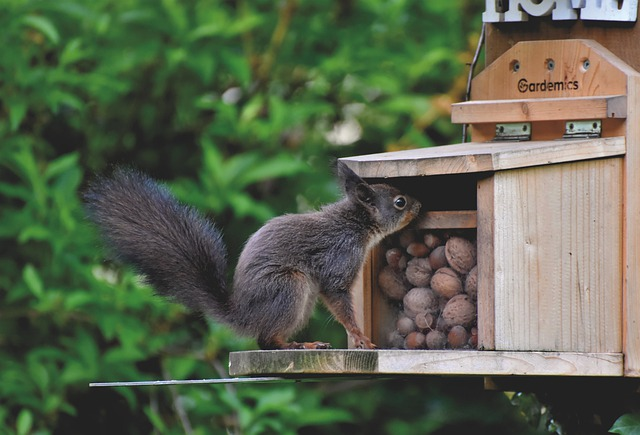
#> input picture uploads/1.jpg, 640 x 435 px
$ python -i location_analyzer.py   (imports and definitions only)
#> lines starting #> are read from the running program, lines starting #| are printed output that depends on the picture; after the words box and inside, x2 and y2 are one past the last pixel; in counts of white or black regions, pixels touching at a corner belong together
import cv2
import numpy as np
from PIL import Image
from PIL.ExifTags import TAGS, GPSTAGS
import easyocr

# Set up multiple OCR readers for different languages
# [17 lines not run here, left out]


def analyze_location(input_path, output_path):

    # Load the image
#> called with input_path = '../uploads/1.jpg', output_path = 'out.png'
    img = cv2.imread(input_path)
#> img is the input picture: shape (435, 640, 3); mean B, G, R 78.8, 101, 91.1
    if img is None:
        raise ValueError("Could not read image")

    original_shape = img.shape
    output_img = img.copy()

    # Set up our results dictionary
    results = {
        'dimensions': f"{original_shape[1]}x{original_shape[0]}",
        'exif_data': {},
        'architecture': {},
        'vegetation': {},
        'text_analysis': {},
        'color_palette': {},
        'climate_indicators': {},
        'objects_detected': {},
        'road_features': {},
        'probable_regions': []
    }

    # Run all our analysis functions
    results['exif_data'] = _extract_gps_data(input_path)  # Check for GPS in metadata
    results['architecture'] = _analyze_architecture(img)  # Look at buildings
    results['vegetation'] = _analyze_vegetation(img)  # Check plants/greenery
    results['text_analysis'] = _analyze_text(img)  # Read any text/signs
    results['color_palette'] = _analyze_color_palette(img)  # Analyze colors
    results['climate_indicators'] = _analyze_climate(img)  # Check sky/weather
    results['objects_detected'] = _detect_location_objects(img)  # Find objects
    results['road_features'] = _analyze_road_features(img)  # Look at roads
    results['probable_regions'] = _predict_regions(results)  # Make our guess!

    # Create a cool annotated version of the image
    output_img = _create_annotated_image(img, results)
    cv2.imwrite(output_path, output_img)

    return results


def _extract_gps_data(image_path):
#> called with image_path = '../uploads/1.jpg'
    try:
        image = Image.open(image_path)
        exif = image._getexif()
#> exif = 10 items

        if not exif:
            return {'has_gps': False, 'message': 'No EXIF data found'}

        gps_data = {}
        for tag, value in exif.items():
            tag_name = TAGS.get(tag, tag)
            if tag_name == 'GPSInfo':
                for gps_tag in value:
                    gps_tag_name = GPSTAGS.get(gps_tag, gps_tag)
                    gps_data[gps_tag_name] = value[gps_tag]
#> this loop made 10 passes
#> (tag, value, tag_name) on passes 1, 2, 4, 5, 7, 8, 9: (272, 'NIKON D7200', 'Model'), (34665, 100, 'ExifOffset'), (271, 'NIKON CORPORATION', 'Make'), (36867, '2020:05:22 08:10:20', 'DateTimeOriginal'), (42036, '70-300mm f/4.5-5.6', 'LensModel'), (34855, 1600, 'ISOSpeedRatings'), (37385, 24, 'Flash')
#> after the loop, gps_data = 0 items

        if gps_data:
            return {
                'has_gps': True,
                'data': gps_data,
                'message': 'GPS coordinates found in EXIF'
            }
        else:
            return {'has_gps': False, 'message': 'No GPS data in EXIF'}

    except Exception as e:
        return {'has_gps': False, 'message': f'Error reading EXIF: {str(e)}'}


def _analyze_architecture(img):
    gray = cv2.cvtColor(img, cv2.COLOR_BGR2GRAY)

    # Find edges (buildings have lots of straight lines)
    edges = cv2.Canny(gray, 50, 150)
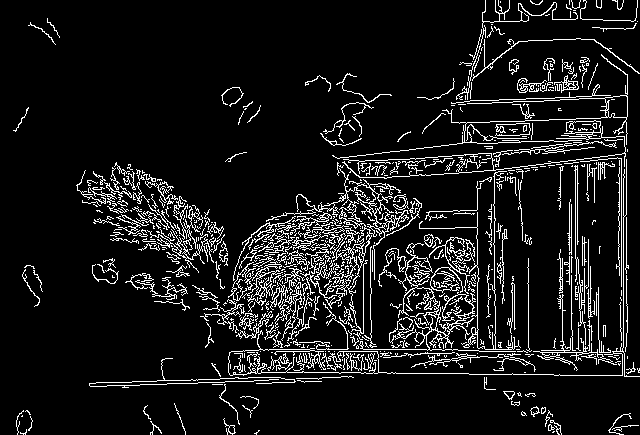
#> edges: shape (435, 640); 9.5% white in thin lines or dots

    # Detect lines - buildings are full of them!
    lines = cv2.HoughLinesP(edges, 1, np.pi/180, threshold=100, minLineLength=100, maxLineGap=10)
#> lines = 79 rows, first 6: [255, 299, 404, 150], [276, 351, 384, 351], [623, 352, 623, 174], [90, 386, 294, 379], [347, 348, 599, 352], [250, 377, 374, 253]

    vertical_lines = 0
    horizontal_lines = 0

    if lines is not None:
        for line in lines:
            x1, y1, x2, y2 = line[0]
            angle = np.abs(np.arctan2(y2 - y1, x2 - x1) * 180 / np.pi)

            # Horizontal lines
            if angle < 10 or angle > 170:
                horizontal_lines += 1
            # Vertical lines
            elif 80 < angle < 100:
                vertical_lines += 1
#> this loop made 79 passes
#> (x1, y1, x2, y2, angle) on passes 1 to 8: (255, 299, 404, 150, 45), (276, 351, 384, 351, 0), (623, 352, 623, 174, 90), (90, 386, 294, 379, 1.97), (347, 348, 599, 352, 0.909), (250, 377, 374, 253, 45), (87, 180, 222, 227, 19.2), (621, 300, 621, 154, 90)
#> after the loop, horizontal_lines = 24; vertical_lines = 10

    # More lines = more buildings
    total_lines = vertical_lines + horizontal_lines
#> total_lines = 34

    if total_lines > 200:
        style = "Dense Urban"
        confidence = 75
    elif total_lines > 100:
        style = "Suburban/Mixed"
        confidence = 65
    elif total_lines > 50:
        style = "Rural/Low-density"
        confidence = 60
    else:
        style = "Natural/Minimal structures"
        confidence = 55

    return {
        'style': style,
        'confidence': confidence,
        'vertical_lines': int(vertical_lines),
        'horizontal_lines': int(horizontal_lines),
        'structure_density': 'High' if total_lines > 150 else 'Medium' if total_lines > 50 else 'Low'
    }


def _analyze_vegetation(img):
    hsv = cv2.cvtColor(img, cv2.COLOR_BGR2HSV)
#> hsv: shape (435, 640, 3); mean H, S, V 53.5, 72.2, 107.9

    # Define what counts as "green" (vegetation)
    lower_green = np.array([35, 40, 40])
    upper_green = np.array([85, 255, 255])
    green_mask = cv2.inRange(hsv, lower_green, upper_green)
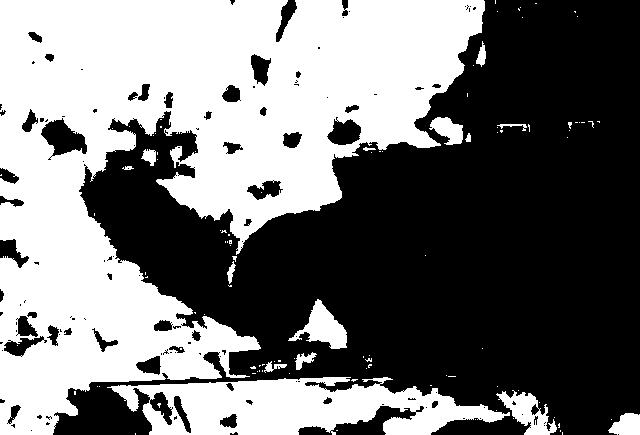
#> green_mask: shape (435, 640); 45.6% white; 106 white regions (91 under 20 px), largest, box (x1, y1, x2, y2) and area: (0, 0, 485, 435) 107927, (107, 377, 510, 435) 14201, (288, 299, 347, 349) 1306

    # Count green pixels
    green_pixels = np.sum(green_mask > 0)
#> green_pixels = 126954
    total_pixels = img.shape[0] * img.shape[1]
    vegetation_percentage = (green_pixels / total_pixels) * 100
#> vegetation_percentage = 45.6

    # Check how "lush" the green is (bright green vs dull green)
    if vegetation_percentage > 0:
        green_regions = cv2.bitwise_and(hsv, hsv, mask=green_mask)
#> green_regions: shape (435, 640, 3); mean H, S, V 25.2, 49, 43
        avg_saturation = np.mean(green_regions[green_mask > 0][:, 1]) if green_pixels > 0 else 0
#> avg_saturation = 107.5
    else:
        avg_saturation = 0

    # Guess the climate based on vegetation
    if vegetation_percentage > 40 and avg_saturation > 100:
        climate = "Tropical/Subtropical"
    elif vegetation_percentage > 25:
        climate = "Temperate"
    elif vegetation_percentage > 10:
        climate = "Mediterranean/Semi-arid"
    else:
        climate = "Arid/Desert or Urban"

    return {
        'coverage_percentage': round(vegetation_percentage, 2),
        'climate_zone': climate,
        'vegetation_density': 'Dense' if vegetation_percentage > 30 else 'Moderate' if vegetation_percentage > 15 else 'Sparse',
        'lushness': 'High' if avg_saturation > 100 else 'Medium' if avg_saturation > 50 else 'Low'
    }


def _analyze_text(img):
    try:
        if not READERS_AVAILABLE:
            return {
                'text_detected': False,
                'script': 'OCR unavailable',
                'region_hint': 'EasyOCR not initialized',
                'sample_text': 'OCR unavailable',
                'detected_languages': []
            }

        # Try reading text with all our OCR readers
        all_results = []

        # Start with the main reader (English, Hindi, Russian)
        try:
            results_primary = reader_primary.readtext(img)
            all_results.extend(results_primary)
        except:
            pass

        # If we didn't find much text, try the other language readers
        if len(all_results) < 3:
            try:
                results_chinese = reader_chinese.readtext(img)
                all_results.extend(results_chinese)
            except:
                pass

            try:
                results_arabic = reader_arabic.readtext(img)
                all_results.extend(results_arabic)
            except:
                pass

            try:
                results_japanese = reader_japanese.readtext(img)
                all_results.extend(results_japanese)
            except:
                pass

            try:
                results_korean = reader_korean.readtext(img)
                all_results.extend(results_korean)
            except:
                pass

        if not all_results:
            return {
                'text_detected': False,
                'script': 'None',
                'region_hint': 'No text detected',
                'sample_text': 'No text detected',
                'detected_languages': []
            }

        # Combine all the text we found
        full_text = ' '.join([result[1] for result in all_results])

        detected_scripts = set()
        detected_languages = []

        # Check Unicode ranges to identify scripts
        has_devanagari = any(0x0900 <= ord(char) <= 0x097F for char in full_text)  # Hindi
        has_bengali = any(0x0980 <= ord(char) <= 0x09FF for char in full_text)
        has_tamil = any(0x0B80 <= ord(char) <= 0x0BFF for char in full_text)
        has_telugu = any(0x0C00 <= ord(char) <= 0x0C7F for char in full_text)
        has_gujarati = any(0x0A80 <= ord(char) <= 0x0AFF for char in full_text)
        has_kannada = any(0x0C80 <= ord(char) <= 0x0CFF for char in full_text)
        has_malayalam = any(0x0D00 <= ord(char) <= 0x0D7F for char in full_text)

        # Other major scripts
        has_cyrillic = any(0x0400 <= ord(char) <= 0x04FF for char in full_text)  # Russian
        has_arabic = any(0x0600 <= ord(char) <= 0x06FF for char in full_text)
        has_chinese = any(0x4E00 <= ord(char) <= 0x9FFF for char in full_text)
        has_japanese_hiragana = any(0x3040 <= ord(char) <= 0x309F for char in full_text)
        has_japanese_katakana = any(0x30A0 <= ord(char) <= 0x30FF for char in full_text)
        has_korean = any(0xAC00 <= ord(char) <= 0xD7AF for char in full_text)
        has_thai = any(0x0E00 <= ord(char) <= 0x0E7F for char in full_text)

        script = "Latin"
        region_hint = "Western countries/Global"

        # Check Indian scripts first
        if has_devanagari:
            detected_scripts.add("Devanagari (Hindi/Marathi/Nepali)")
            detected_languages.append("Hindi")
            script = "Devanagari"
            region_hint = "India (North/Central), Nepal"

        if has_bengali:
            detected_scripts.add("Bengali/Assamese")
            detected_languages.append("Bengali")
            script = "Bengali"
            region_hint = "India (East), Bangladesh"

        if has_tamil:
            detected_scripts.add("Tamil")
            detected_languages.append("Tamil")
            script = "Tamil"
            region_hint = "India (Tamil Nadu), Sri Lanka"

        if has_telugu:
            detected_scripts.add("Telugu")
            detected_languages.append("Telugu")
            script = "Telugu"
            region_hint = "India (Andhra Pradesh, Telangana)"

        if has_gujarati:
            detected_scripts.add("Gujarati")
            detected_languages.append("Gujarati")
            script = "Gujarati"
            region_hint = "India (Gujarat)"

        if has_kannada:
            detected_scripts.add("Kannada")
            detected_languages.append("Kannada")
            script = "Kannada"
            region_hint = "India (Karnataka)"

        if has_malayalam:
            detected_scripts.add("Malayalam")
            detected_languages.append("Malayalam")
            script = "Malayalam"
            region_hint = "India (Kerala)"

        # Check other major scripts
        if has_cyrillic:
            detected_scripts.add("Cyrillic")
            detected_languages.append("Russian")
            script = "Cyrillic"
            region_hint = "Russia, Eastern Europe, Central Asia"

        if has_arabic:
            detected_scripts.add("Arabic")
            detected_languages.append("Arabic")
            script = "Arabic"
            region_hint = "Middle East, North Africa"

        if has_chinese:
            detected_scripts.add("Chinese")
            detected_languages.append("Chinese")
            script = "Chinese"
            region_hint = "China, Taiwan, Singapore"

        if has_japanese_hiragana or has_japanese_katakana:
            detected_scripts.add("Japanese")
            detected_languages.append("Japanese")
            script = "Japanese"
            region_hint = "Japan"

        if has_korean:
            detected_scripts.add("Korean")
            detected_languages.append("Korean")
            script = "Korean"
            region_hint = "South Korea, North Korea"

        if has_thai:
            detected_scripts.add("Thai")
            detected_languages.append("Thai")
            script = "Thai"
            region_hint = "Thailand"

        indian_scripts = [s for s in detected_scripts if any(x in s for x in ['Devanagari', 'Bengali', 'Tamil', 'Telugu', 'Gujarati', 'Kannada', 'Malayalam'])]
        if len(indian_scripts) > 1:
            region_hint = "India (Multiple regions)"

        return {
            'text_detected': True,
            'script': script,
            'scripts_detected': list(detected_scripts) if detected_scripts else ['Latin'],
            'region_hint': region_hint,
            'sample_text': full_text[:200] if full_text else "Text detected but not readable",
            'detected_languages': detected_languages if detected_languages else ['English'],
            'confidence': round(np.mean([result[2] for result in all_results]) * 100, 1) if all_results else 0
        }

    except Exception as e:
        return {
            'text_detected': False,
            'script': 'Unknown',
            'region_hint': 'Unable to analyze',
            'sample_text': 'Error during text detection',
            'error': str(e),
            'detected_languages': []
        }


def _analyze_color_palette(img):
    # Make it smaller for faster processing
    small = cv2.resize(img, (100, 100))
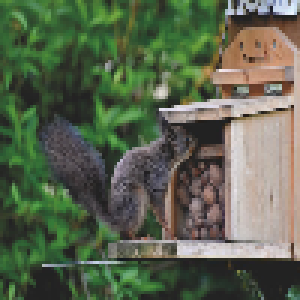
#> small: shape (100, 100, 3) (shown 3 times larger); mean B, G, R 79.1, 101.2, 91.3
    pixels = small.reshape(-1, 3).astype(np.float32)

    # Use k-means to find the 5 most common colors
    k = 5
    criteria = (cv2.TERM_CRITERIA_EPS + cv2.TERM_CRITERIA_MAX_ITER, 10, 1.0)
    _, labels, centers = cv2.kmeans(pixels, k, None, criteria, 10, cv2.KMEANS_RANDOM_CENTERS)
#> labels = 10000 values, max 4 at index 0, min 0 at index 85, mean 2.49; centers = [[129.2, 146, 171.5], [185.9, 189.4, 198.9], [41.19, 50.25, 45.07], [85.12, 115.7, 106.2], [56.43, 95.34, 63.64]]

    centers = centers.astype(np.uint8)
#> centers = [[129, 145, 171], [185, 189, 198], [41, 50, 45], [85, 115, 106], [56, 95, 63]]

    # Check if the image is warm or cool toned
    avg_color = np.mean(img, axis=(0, 1))
#> avg_color = [78.8, 101, 91.07]
    b, g, r = avg_color
#> b = 78.8; g = 101; r = 91.07

    if r > b + 20:
        temperature = "Warm (Desert/Mediterranean)"
    elif b > r + 20:
        temperature = "Cool (Northern regions)"
    else:
        temperature = "Neutral (Temperate)"

    # Check how vibrant/saturated the colors are
    hsv = cv2.cvtColor(img, cv2.COLOR_BGR2HSV)
    avg_saturation = np.mean(hsv[:, :, 1])
#> avg_saturation = 72.22

    vibrancy = "High" if avg_saturation > 100 else "Medium" if avg_saturation > 50 else "Low"
#> vibrancy = 'Medium'

    return {
        'dominant_colors': centers.tolist(),
        'temperature': temperature,
        'vibrancy': vibrancy,
        'avg_saturation': round(float(avg_saturation), 2)
    }


def _analyze_climate(img):
    # Just check the top third of the image (usually sky)
    top_third = img[:img.shape[0]//3, :]
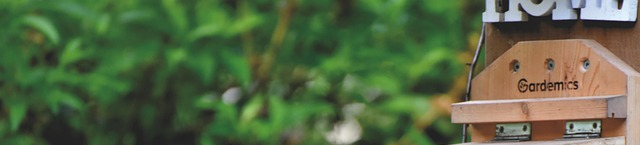
#> top_third: shape (145, 640, 3); mean B, G, R 67.6, 103.5, 86.4

    hsv = cv2.cvtColor(top_third, cv2.COLOR_BGR2HSV)
#> hsv: shape (145, 640, 3); mean H, S, V 46.7, 102.2, 111.3

    # Look for blue sky
    lower_blue = np.array([100, 50, 50])
    upper_blue = np.array([130, 255, 255])
    blue_mask = cv2.inRange(hsv, lower_blue, upper_blue)
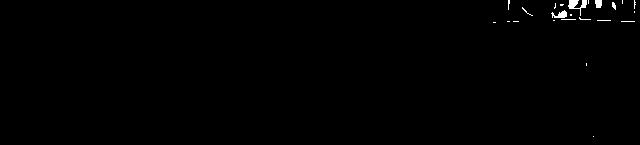
#> blue_mask: shape (145, 640); 0.45% white; 23 white regions (19 under 20 px)
    blue_percentage = (np.sum(blue_mask > 0) / blue_mask.size) * 100
#> blue_percentage = 0.446

    # Check how bright/dark it is
    gray_top = cv2.cvtColor(top_third, cv2.COLOR_BGR2GRAY)
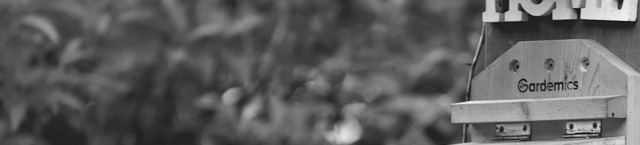
#> gray_top: shape (145, 640); min 10, max 247, mean 94.3
    avg_brightness = np.mean(gray_top)
#> avg_brightness = 94.29

    # Make a guess about the weather
    if blue_percentage > 30:
        sky_condition = "Clear/Sunny"
        weather_hint = "Good weather, possibly tropical or Mediterranean"
    elif avg_brightness > 180:
        sky_condition = "Overcast/Cloudy"
        weather_hint = "Temperate or Northern climate"
    elif avg_brightness < 100:
        sky_condition = "Dark/Stormy"
        weather_hint = "Bad weather or nighttime"
    else:
        sky_condition = "Partly Cloudy"
        weather_hint = "Mixed weather conditions"

    return {
        'sky_condition': sky_condition,
        'blue_sky_percentage': round(blue_percentage, 2),
        'weather_hint': weather_hint,
        'avg_brightness': round(float(avg_brightness), 2)
    }


def _detect_location_objects(img):
    #  pretty basic - could use YOLO for better results
    gray = cv2.cvtColor(img, cv2.COLOR_BGR2GRAY)

    # Find edges and contours
    edges = cv2.Canny(gray, 50, 150)
    contours, _ = cv2.findContours(edges, cv2.RETR_EXTERNAL, cv2.CHAIN_APPROX_SIMPLE)
#> contours = 569 contours, 500 with area under 20; largest, box (x1, y1, x2, y2) and area: (266, 168, 409, 340) 1006, (359, 171, 521, 352) 604, (332, 54, 628, 159) 505, (242, 261, 302, 341) 384, (228, 159, 640, 377) 236

    # Count large objects (cars, buildings, etc.)
    large_objects = sum(1 for cnt in contours if cv2.contourArea(cnt) > 1000)
#> large_objects = 1

    object_density = "High" if large_objects > 50 else "Medium" if large_objects > 20 else "Low"
#> object_density = 'Low'

    return {
        'object_count': large_objects,
        'density': object_density,
        'hint': f"{large_objects} large objects detected - " +
                ("urban area" if large_objects > 50 else "suburban/rural" if large_objects > 20 else "natural/remote")
    }


def _analyze_road_features(img):
    """Check road markings - yellow lines (Americas) vs white lines (Europe/Asia)"""
    gray = cv2.cvtColor(img, cv2.COLOR_BGR2GRAY)

    # Look for white lines
    _, white_thresh = cv2.threshold(gray, 200, 255, cv2.THRESH_BINARY)
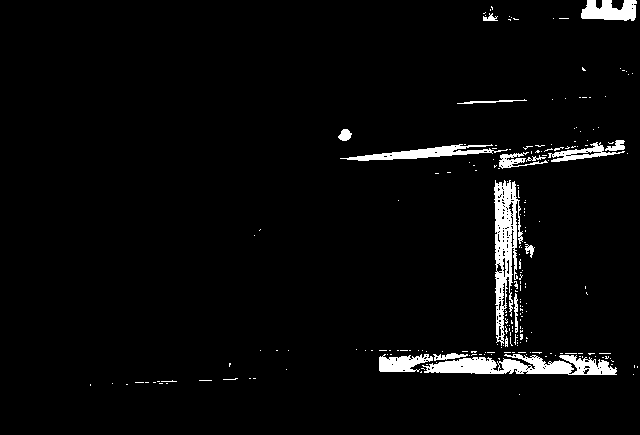
#> white_thresh: shape (435, 640); 3.5% white; 218 white regions (202 under 20 px), largest, box (x1, y1, x2, y2) and area: (422, 354, 617, 375) 2476, (494, 180, 523, 346) 2379, (340, 144, 508, 161) 1047
    white_pixels = np.sum(white_thresh == 255)
#> white_pixels = 9796

    # Look for yellow lines (common in USA/Americas)
    hsv = cv2.cvtColor(img, cv2.COLOR_BGR2HSV)
    lower_yellow = np.array([20, 100, 100])
    upper_yellow = np.array([30, 255, 255])
    yellow_mask = cv2.inRange(hsv, lower_yellow, upper_yellow)
#> yellow_mask: shape (435, 640); 0.5% white; 26 white regions (17 under 20 px), largest, box (x1, y1, x2, y2) and area: (416, 65, 470, 127) 659, (459, 36, 480, 64) 240, (387, 144, 416, 152) 139
#> (the rest of the program and of its run is left out)
